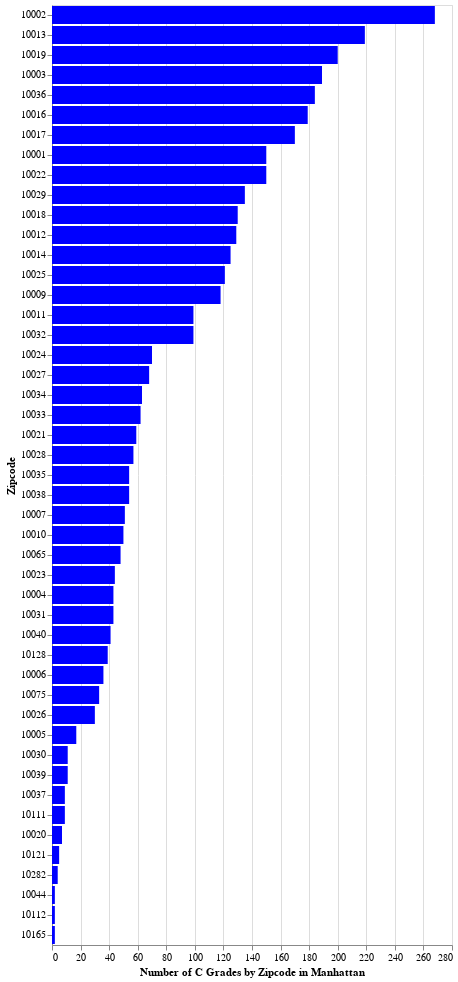

The notebook cell this image was saved under:
### Code cell
#Grade C Grades by Zipcode in Manhattan
alt.Chart(c_grade_zip_manhattan).mark_bar(color ='blue').encode(
    x=alt.X('sum(GRADE):Q', 
    axis=alt.Axis(title ='Number of C Grades by Zipcode in Manhattan')),

    y=alt.Y('ZIPCODE:N', 
        axis=alt.Axis(title ='Zipcode'),
        sort=alt.EncodingSortField(
            field="GRADE",  # The field to use for the sort
            op="sum",  # The operation to run on the field prior to sorting
            order="descending")  # The order to sort in
    )

)

### Figure 1 — Vega-Lite specification as saved in the notebook (floating-point values rounded to 4 significant figures)
{"config": {"view": {"continuousWidth": 400, "continuousHeight": 300}}, "data": {"name": "data-f1a06d3dd26da60788ebbe0e8b32be62"}, "mark": {"type": "bar", "color": "blue"}, "encoding": {"x": {"type": "quantitative", "aggregate": "sum", "axis": {"title": "Number of C Grades by Zipcode in Manhattan"}, "field": "GRADE"}, "y": {"type": "nominal", "axis": {"title": "Zipcode"}, "field": "ZIPCODE", "sort": {"field": "GRADE", "op": "sum", "order": "descending"}}}, "$schema": "https://vega.github.io/schema/vega-lite/v4.0.0.json", "datasets": {"data-f1a06d3dd26da60788ebbe0e8b32be62": [{"ZIPCODE": 10000.0, "CAMIS": 150, "DBA": 150, "BORO": 150, "BUILDING": 150, "STREET": 150, "PHONE": 150, "CUISINE DESCRIPTION": 150, "INSPECTION DATE": 150, "ACTION": 150, "VIOLATION CODE": 148, "VIOLATION DESCRIPTION": 148, "CRITICAL FLAG": 148, "SCORE": 150, "GRADE": 150, "GRADE DATE": 150, "RECORD DATE": 150, "INSPECTION TYPE": 150, "Latitude": 150, "Longitude": 150, "Community Board": 150, "Council District": 150, "Census Tract": 150, "BIN": 150, "BBL": 150, "NTA": 150}, {"ZIPCODE": 10000.0, "CAMIS": 268, "DBA": 268, "BORO": 268, "BUILDING": 268, "STREET": 268, "PHONE": 268, "CUISINE DESCRIPTION": 268, "INSPECTION DATE": 268, "ACTION": 268, "VIOLATION CODE": 267, "VIOLATION DESCRIPTION": 266, "CRITICAL FLAG": 266, "SCORE": 268, "GRADE": 268, "GRADE DATE": 268, "RECORD DATE": 268, "INSPECTION TYPE": 268, "Latitude": 268, "Longitude": 268, "Community Board": 268, "Council District": 268, "Census Tract": 268, "BIN": 268, "BBL": 268, "NTA": 268}, {"ZIPCODE": 10000.0, "CAMIS": 189, "DBA": 189, "BORO": 189, "BUILDING": 189, "STREET": 189, "PHONE": 189, "CUISINE DESCRIPTION": 189, "INSPECTION DATE": 189, "ACTION": 189, "VIOLATION CODE": 186, "VIOLATION DESCRIPTION": 186, "CRITICAL FLAG": 186, "SCORE": 189, "GRADE": 189, "GRADE DATE": 189, "RECORD DATE": 189, "INSPECTION TYPE": 189, "Latitude": 189, "Longitude": 189, "Community Board": 189, "Council District": 189, "Census Tract": 189, "BIN": 189, "BBL": 189, "NTA": 189}, {"ZIPCODE": 10000.0, "CAMIS": 43, "DBA": 43, "BORO": 43, "BUILDING": 43, "STREET": 43, "PHONE": 43, "CUISINE DESCRIPTION": 43, "INSPECTION DATE": 43, "ACTION": 43, "VIOLATION CODE": 43, "VIOLATION DESCRIPTION": 43, "CRITICAL FLAG": 43, "SCORE": 43, "GRADE": 43, "GRADE DATE": 43, "RECORD DATE": 43, "INSPECTION TYPE": 43, "Latitude": 43, "Longitude": 43, "Community Board": 43, "Council District": 43, "Census Tract": 43, "BIN": 43, "BBL": 43, "NTA": 43}, {"ZIPCODE": 10000.0, "CAMIS": 17, "DBA": 17, "BORO": 17, "BUILDING": 17, "STREET": 17, "PHONE": 17, "CUISINE DESCRIPTION": 17, "INSPECTION DATE": 17, "ACTION": 17, "VIOLATION CODE": 17, "VIOLATION DESCRIPTION": 17, "CRITICAL FLAG": 17, "SCORE": 17, "GRADE": 17, "GRADE DATE": 17, "RECORD DATE": 17, "INSPECTION TYPE": 17, "Latitude": 17, "Longitude": 17, "Community Board": 17, "Council District": 17, "Census Tract": 17, "BIN": 17, "BBL": 17, "NTA": 17}, {"ZIPCODE": 10010.0, "CAMIS": 36, "DBA": 36, "BORO": 36, "BUILDING": 36, "STREET": 36, "PHONE": 36, "CUISINE DESCRIPTION": 36, "INSPECTION DATE": 36, "ACTION": 36, "VIOLATION CODE": 36, "VIOLATION DESCRIPTION": 36, "CRITICAL FLAG": 36, "SCORE": 36, "GRADE": 36, "GRADE DATE": 36, "RECORD DATE": 36, "INSPECTION TYPE": 36, "Latitude": 36, "Longitude": 36, "Community Board": 36, "Council District": 36, "Census Tract": 36, "BIN": 36, "BBL": 36, "NTA": 36}, {"ZIPCODE": 10010.0, "CAMIS": 51, "DBA": 51, "BORO": 51, "BUILDING": 51, "STREET": 51, "PHONE": 51, "CUISINE DESCRIPTION": 51, "INSPECTION DATE": 51, "ACTION": 51, "VIOLATION CODE": 51, "VIOLATION DESCRIPTION": 51, "CRITICAL FLAG": 51, "SCORE": 51, "GRADE": 51, "GRADE DATE": 51, "RECORD DATE": 51, "INSPECTION TYPE": 51, "Latitude": 51, "Longitude": 51, "Community Board": 51, "Council District": 51, "Census Tract": 51, "BIN": 51, "BBL": 51, "NTA": 51}, {"ZIPCODE": 10010.0, "CAMIS": 118, "DBA": 118, "BORO": 118, "BUILDING": 118, "STREET": 118, "PHONE": 118, "CUISINE DESCRIPTION": 118, "INSPECTION DATE": 118, "ACTION": 118, "VIOLATION CODE": 117, "VIOLATION DESCRIPTION": 117, "CRITICAL FLAG": 117, "SCORE": 118, "GRADE": 118, "GRADE DATE": 118, "RECORD DATE": 118, "INSPECTION TYPE": 118, "Latitude": 118, "Longitude": 118, "Community Board": 118, "Council District": 118, "Census Tract": 118, "BIN": 118, "BBL": 118, "NTA": 118}, {"ZIPCODE": 10010.0, "CAMIS": 50, "DBA": 50, "BORO": 50, "BUILDING": 50, "STREET": 50, "PHONE": 50, "CUISINE DESCRIPTION": 50, "INSPECTION DATE": 50, "ACTION": 50, "VIOLATION CODE": 50, "VIOLATION DESCRIPTION": 50, "CRITICAL FLAG": 50, "SCORE": 50, "GRADE": 50, "GRADE DATE": 50, "RECORD DATE": 50, "INSPECTION TYPE": 50, "Latitude": 50, "Longitude": 50, "Community Board": 50, "Council District": 50, "Census Tract": 50, "BIN": 50, "BBL": 50, "NTA": 50}, {"ZIPCODE": 10010.0, "CAMIS": 99, "DBA": 99, "BORO": 99, "BUILDING": 99, "STREET": 99, "PHONE": 99, "CUISINE DESCRIPTION": 99, "INSPECTION DATE": 99, "ACTION": 99, "VIOLATION CODE": 99, "VIOLATION DESCRIPTION": 99, "CRITICAL FLAG": 99, "SCORE": 99, "GRADE": 99, "GRADE DATE": 99, "RECORD DATE": 99, "INSPECTION TYPE": 99, "Latitude": 99, "Longitude": 99, "Community Board": 99, "Council District": 99, "Census Tract": 99, "BIN": 99, "BBL": 99, "NTA": 99}, {"ZIPCODE": 10010.0, "CAMIS": 129, "DBA": 129, "BORO": 129, "BUILDING": 129, "STREET": 129, "PHONE": 129, "CUISINE DESCRIPTION": 129, "INSPECTION DATE": 129, "ACTION": 129, "VIOLATION CODE": 128, "VIOLATION DESCRIPTION": 128, "CRITICAL FLAG": 128, "SCORE": 129, "GRADE": 129, "GRADE DATE": 129, "RECORD DATE": 129, "INSPECTION TYPE": 129, "Latitude": 129, "Longitude": 129, "Community Board": 129, "Council District": 129, "Census Tract": 129, "BIN": 129, "BBL": 129, "NTA": 129}, {"ZIPCODE": 10010.0, "CAMIS": 219, "DBA": 219, "BORO": 219, "BUILDING": 219, "STREET": 219, "PHONE": 219, "CUISINE DESCRIPTION": 219, "INSPECTION DATE": 219, "ACTION": 219, "VIOLATION CODE": 215, "VIOLATION DESCRIPTION": 213, "CRITICAL FLAG": 213, "SCORE": 219, "GRADE": 219, "GRADE DATE": 219, "RECORD DATE": 219, "INSPECTION TYPE": 219, "Latitude": 219, "Longitude": 219, "Community Board": 219, "Council District": 219, "Census Tract": 219, "BIN": 219, "BBL": 219, "NTA": 219}, {"ZIPCODE": 10010.0, "CAMIS": 125, "DBA": 125, "BORO": 125, "BUILDING": 125, "STREET": 125, "PHONE": 125, "CUISINE DESCRIPTION": 125, "INSPECTION DATE": 125, "ACTION": 125, "VIOLATION CODE": 125, "VIOLATION DESCRIPTION": 125, "CRITICAL FLAG": 125, "SCORE": 125, "GRADE": 125, "GRADE DATE": 125, "RECORD DATE": 125, "INSPECTION TYPE": 125, "Latitude": 125, "Longitude": 125, "Community Board": 125, "Council District": 125, "Census Tract": 125, "BIN": 125, "BBL": 125, "NTA": 125}, {"ZIPCODE": 10020.0, "CAMIS": 179, "DBA": 179, "BORO": 179, "BUILDING": 179, "STREET": 179, "PHONE": 179, "CUISINE DESCRIPTION": 179, "INSPECTION DATE": 179, "ACTION": 179, "VIOLATION CODE": 179, "VIOLATION DESCRIPTION": 179, "CRITICAL FLAG": 179, "SCORE": 179, "GRADE": 179, "GRADE DATE": 179, "RECORD DATE": 179, "INSPECTION TYPE": 179, "Latitude": 179, "Longitude": 179, "Community Board": 179, "Council District": 179, "Census Tract": 179, "BIN": 179, "BBL": 179, "NTA": 179}, {"ZIPCODE": 10020.0, "CAMIS": 170, "DBA": 170, "BORO": 170, "BUILDING": 170, "STREET": 170, "PHONE": 170, "CUISINE DESCRIPTION": 170, "INSPECTION DATE": 170, "ACTION": 170, "VIOLATION CODE": 170, "VIOLATION DESCRIPTION": 170, "CRITICAL FLAG": 170, "SCORE": 170, "GRADE": 170, "GRADE DATE": 170, "RECORD DATE": 170, "INSPECTION TYPE": 170, "Latitude": 170, "Longitude": 170, "Community Board": 170, "Council District": 170, "Census Tract": 170, "BIN": 170, "BBL": 170, "NTA": 170}, {"ZIPCODE": 10020.0, "CAMIS": 130, "DBA": 130, "BORO": 130, "BUILDING": 130, "STREET": 130, "PHONE": 130, "CUISINE DESCRIPTION": 130, "INSPECTION DATE": 130, "ACTION": 130, "VIOLATION CODE": 130, "VIOLATION DESCRIPTION": 130, "CRITICAL FLAG": 130, "SCORE": 130, "GRADE": 130, "GRADE DATE": 130, "RECORD DATE": 130, "INSPECTION TYPE": 130, "Latitude": 130, "Longitude": 130, "Community Board": 130, "Council District": 130, "Census Tract": 130, "BIN": 130, "BBL": 130, "NTA": 130}, {"ZIPCODE": 10020.0, "CAMIS": 200, "DBA": 200, "BORO": 200, "BUILDING": 200, "STREET": 200, "PHONE": 200, "CUISINE DESCRIPTION": 200, "INSPECTION DATE": 200, "ACTION": 200, "VIOLATION CODE": 199, "VIOLATION DESCRIPTION": 197, "CRITICAL FLAG": 197, "SCORE": 200, "GRADE": 200, "GRADE DATE": 200, "RECORD DATE": 200, "INSPECTION TYPE": 200, "Latitude": 200, "Longitude": 200, "Community Board": 200, "Council District": 200, "Census Tract": 200, "BIN": 199, "BBL": 200, "NTA": 200}, {"ZIPCODE": 10020.0, "CAMIS": 7, "DBA": 7, "BORO": 7, "BUILDING": 7, "STREET": 7, "PHONE": 7, "CUISINE DESCRIPTION": 7, "INSPECTION DATE": 7, "ACTION": 7, "VIOLATION CODE": 7, "VIOLATION DESCRIPTION": 7, "CRITICAL FLAG": 7, "SCORE": 7, "GRADE": 7, "GRADE DATE": 7, "RECORD DATE": 7, "INSPECTION TYPE": 7, "Latitude": 7, "Longitude": 7, "Community Board": 7, "Council District": 7, "Census Tract": 7, "BIN": 7, "BBL": 7, "NTA": 7}, {"ZIPCODE": 10020.0, "CAMIS": 59, "DBA": 59, "BORO": 59, "BUILDING": 59, "STREET": 59, "PHONE": 59, "CUISINE DESCRIPTION": 59, "INSPECTION DATE": 59, "ACTION": 59, "VIOLATION CODE": 59, "VIOLATION DESCRIPTION": 59, "CRITICAL FLAG": 59, "SCORE": 59, "GRADE": 59, "GRADE DATE": 59, "RECORD DATE": 59, "INSPECTION TYPE": 59, "Latitude": 59, "Longitude": 59, "Community Board": 59, "Council District": 59, "Census Tract": 59, "BIN": 59, "BBL": 59, "NTA": 59}, {"ZIPCODE": 10020.0, "CAMIS": 150, "DBA": 150, "BORO": 150, "BUILDING": 150, "STREET": 150, "PHONE": 150, "CUISINE DESCRIPTION": 150, "INSPECTION DATE": 150, "ACTION": 150, "VIOLATION CODE": 147, "VIOLATION DESCRIPTION": 147, "CRITICAL FLAG": 147, "SCORE": 150, "GRADE": 150, "GRADE DATE": 150, "RECORD DATE": 150, "INSPECTION TYPE": 150, "Latitude": 150, "Longitude": 150, "Community Board": 150, "Council District": 150, "Census Tract": 150, "BIN": 150, "BBL": 150, "NTA": 150}, {"ZIPCODE": 10020.0, "CAMIS": 44, "DBA": 44, "BORO": 44, "BUILDING": 44, "STREET": 44, "PHONE": 44, "CUISINE DESCRIPTION": 44, "INSPECTION DATE": 44, "ACTION": 44, "VIOLATION CODE": 44, "VIOLATION DESCRIPTION": 44, "CRITICAL FLAG": 44, "SCORE": 44, "GRADE": 44, "GRADE DATE": 44, "RECORD DATE": 44, "INSPECTION TYPE": 44, "Latitude": 44, "Longitude": 44, "Community Board": 44, "Council District": 44, "Census Tract": 44, "BIN": 44, "BBL": 44, "NTA": 44}, {"ZIPCODE": 10020.0, "CAMIS": 70, "DBA": 70, "BORO": 70, "BUILDING": 70, "STREET": 70, "PHONE": 70, "CUISINE DESCRIPTION": 70, "INSPECTION DATE": 70, "ACTION": 70, "VIOLATION CODE": 70, "VIOLATION DESCRIPTION": 70, "CRITICAL FLAG": 70, "SCORE": 70, "GRADE": 70, "GRADE DATE": 70, "RECORD DATE": 70, "INSPECTION TYPE": 70, "Latitude": 70, "Longitude": 70, "Community Board": 70, "Council District": 70, "Census Tract": 70, "BIN": 70, "BBL": 70, "NTA": 70}, {"ZIPCODE": 10020.0, "CAMIS": 121, "DBA": 121, "BORO": 121, "BUILDING": 121, "STREET": 121, "PHONE": 121, "CUISINE DESCRIPTION": 121, "INSPECTION DATE": 121, "ACTION": 121, "VIOLATION CODE": 121, "VIOLATION DESCRIPTION": 121, "CRITICAL FLAG": 121, "SCORE": 121, "GRADE": 121, "GRADE DATE": 121, "RECORD DATE": 121, "INSPECTION TYPE": 121, "Latitude": 121, "Longitude": 121, "Community Board": 121, "Council District": 121, "Census Tract": 121, "BIN": 121, "BBL": 121, "NTA": 121}, {"ZIPCODE": 10030.0, "CAMIS": 30, "DBA": 30, "BORO": 30, "BUILDING": 30, "STREET": 30, "PHONE": 30, "CUISINE DESCRIPTION": 30, "INSPECTION DATE": 30, "ACTION": 30, "VIOLATION CODE": 30, "VIOLATION DESCRIPTION": 30, "CRITICAL FLAG": 30, "SCORE": 30, "GRADE": 30, "GRADE DATE": 30, "RECORD DATE": 30, "INSPECTION TYPE": 30, "Latitude": 30, "Longitude": 30, "Community Board": 30, "Council District": 30, "Census Tract": 30, "BIN": 30, "BBL": 30, "NTA": 30}, {"ZIPCODE": 10030.0, "CAMIS": 68, "DBA": 68, "BORO": 68, "BUILDING": 68, "STREET": 68, "PHONE": 68, "CUISINE DESCRIPTION": 68, "INSPECTION DATE": 68, "ACTION": 68, "VIOLATION CODE": 68, "VIOLATION DESCRIPTION": 68, "CRITICAL FLAG": 68, "SCORE": 68, "GRADE": 68, "GRADE DATE": 68, "RECORD DATE": 68, "INSPECTION TYPE": 68, "Latitude": 68, "Longitude": 68, "Community Board": 68, "Council District": 68, "Census Tract": 68, "BIN": 68, "BBL": 68, "NTA": 68}, {"ZIPCODE": 10030.0, "CAMIS": 57, "DBA": 57, "BORO": 57, "BUILDING": 57, "STREET": 57, "PHONE": 57, "CUISINE DESCRIPTION": 57, "INSPECTION DATE": 57, "ACTION": 57, "VIOLATION CODE": 57, "VIOLATION DESCRIPTION": 57, "CRITICAL FLAG": 57, "SCORE": 57, "GRADE": 57, "GRADE DATE": 57, "RECORD DATE": 57, "INSPECTION TYPE": 57, "Latitude": 57, "Longitude": 57, "Community Board": 57, "Council District": 57, "Census Tract": 57, "BIN": 57, "BBL": 57, "NTA": 57}, {"ZIPCODE": 10030.0, "CAMIS": 135, "DBA": 135, "BORO": 135, "BUILDING": 135, "STREET": 135, "PHONE": 135, "CUISINE DESCRIPTION": 135, "INSPECTION DATE": 135, "ACTION": 135, "VIOLATION CODE": 134, "VIOLATION DESCRIPTION": 134, "CRITICAL FLAG": 134, "SCORE": 135, "GRADE": 135, "GRADE DATE": 135, "RECORD DATE": 135, "INSPECTION TYPE": 135, "Latitude": 135, "Longitude": 135, "Community Board": 135, "Council District": 135, "Census Tract": 135, "BIN": 132, "BBL": 135, "NTA": 135}, {"ZIPCODE": 10030.0, "CAMIS": 11, "DBA": 11, "BORO": 11, "BUILDING": 11, "STREET": 11, "PHONE": 11, "CUISINE DESCRIPTION": 11, "INSPECTION DATE": 11, "ACTION": 11, "VIOLATION CODE": 11, "VIOLATION DESCRIPTION": 11, "CRITICAL FLAG": 11, "SCORE": 11, "GRADE": 11, "GRADE DATE": 11, "RECORD DATE": 11, "INSPECTION TYPE": 11, "Latitude": 11, "Longitude": 11, "Community Board": 11, "Council District": 11, "Census Tract": 11, "BIN": 11, "BBL": 11, "NTA": 11}, {"ZIPCODE": 10030.0, "CAMIS": 43, "DBA": 43, "BORO": 43, "BUILDING": 43, "STREET": 43, "PHONE": 43, "CUISINE DESCRIPTION": 43, "INSPECTION DATE": 43, "ACTION": 43, "VIOLATION CODE": 43, "VIOLATION DESCRIPTION": 43, "CRITICAL FLAG": 43, "SCORE": 43, "GRADE": 43, "GRADE DATE": 43, "RECORD DATE": 43, "INSPECTION TYPE": 43, "Latitude": 43, "Longitude": 43, "Community Board": 43, "Council District": 43, "Census Tract": 43, "BIN": 43, "BBL": 43, "NTA": 43}, {"ZIPCODE": 10030.0, "CAMIS": 99, "DBA": 99, "BORO": 99, "BUILDING": 99, "STREET": 99, "PHONE": 99, "CUISINE DESCRIPTION": 99, "INSPECTION DATE": 99, "ACTION": 99, "VIOLATION CODE": 99, "VIOLATION DESCRIPTION": 99, "CRITICAL FLAG": 99, "SCORE": 99, "GRADE": 99, "GRADE DATE": 99, "RECORD DATE": 99, "INSPECTION TYPE": 99, "Latitude": 99, "Longitude": 99, "Community Board": 99, "Council District": 99, "Census Tract": 99, "BIN": 99, "BBL": 99, "NTA": 99}, {"ZIPCODE": 10030.0, "CAMIS": 62, "DBA": 62, "BORO": 62, "BUILDING": 62, "STREET": 62, "PHONE": 62, "CUISINE DESCRIPTION": 62, "INSPECTION DATE": 62, "ACTION": 62, "VIOLATION CODE": 62, "VIOLATION DESCRIPTION": 62, "CRITICAL FLAG": 62, "SCORE": 62, "GRADE": 62, "GRADE DATE": 62, "RECORD DATE": 62, "INSPECTION TYPE": 62, "Latitude": 62, "Longitude": 62, "Community Board": 62, "Council District": 62, "Census Tract": 62, "BIN": 62, "BBL": 62, "NTA": 62}, {"ZIPCODE": 10030.0, "CAMIS": 63, "DBA": 63, "BORO": 63, "BUILDING": 63, "STREET": 63, "PHONE": 63, "CUISINE DESCRIPTION": 63, "INSPECTION DATE": 63, "ACTION": 63, "VIOLATION CODE": 63, "VIOLATION DESCRIPTION": 63, "CRITICAL FLAG": 63, "SCORE": 63, "GRADE": 63, "GRADE DATE": 63, "RECORD DATE": 63, "INSPECTION TYPE": 63, "Latitude": 63, "Longitude": 63, "Community Board": 63, "Council District": 63, "Census Tract": 63, "BIN": 63, "BBL": 63, "NTA": 63}, {"ZIPCODE": 10040.0, "CAMIS": 54, "DBA": 54, "BORO": 54, "BUILDING": 54, "STREET": 54, "PHONE": 54, "CUISINE DESCRIPTION": 54, "INSPECTION DATE": 54, "ACTION": 54, "VIOLATION CODE": 53, "VIOLATION DESCRIPTION": 53, "CRITICAL FLAG": 53, "SCORE": 54, "GRADE": 54, "GRADE DATE": 54, "RECORD DATE": 54, "INSPECTION TYPE": 54, "Latitude": 54, "Longitude": 54, "Community Board": 54, "Council District": 54, "Census Tract": 54, "BIN": 54, "BBL": 54, "NTA": 54}, {"ZIPCODE": 10040.0, "CAMIS": 184, "DBA": 184, "BORO": 184, "BUILDING": 184, "STREET": 184, "PHONE": 184, "CUISINE DESCRIPTION": 184, "INSPECTION DATE": 184, "ACTION": 184, "VIOLATION CODE": 184, "VIOLATION DESCRIPTION": 184, "CRITICAL FLAG": 184, "SCORE": 184, "GRADE": 184, "GRADE DATE": 184, "RECORD DATE": 184, "INSPECTION TYPE": 184, "Latitude": 184, "Longitude": 184, "Community Board": 184, "Council District": 184, "Census Tract": 184, "BIN": 184, "BBL": 184, "NTA": 184}, {"ZIPCODE": 10040.0, "CAMIS": 9, "DBA": 9, "BORO": 9, "BUILDING": 9, "STREET": 9, "PHONE": 9, "CUISINE DESCRIPTION": 9, "INSPECTION DATE": 9, "ACTION": 9, "VIOLATION CODE": 9, "VIOLATION DESCRIPTION": 8, "CRITICAL FLAG": 8, "SCORE": 9, "GRADE": 9, "GRADE DATE": 9, "RECORD DATE": 9, "INSPECTION TYPE": 9, "Latitude": 9, "Longitude": 9, "Community Board": 9, "Council District": 9, "Census Tract": 9, "BIN": 9, "BBL": 9, "NTA": 9}, {"ZIPCODE": 10040.0, "CAMIS": 54, "DBA": 54, "BORO": 54, "BUILDING": 54, "STREET": 54, "PHONE": 54, "CUISINE DESCRIPTION": 54, "INSPECTION DATE": 54, "ACTION": 54, "VIOLATION CODE": 52, "VIOLATION DESCRIPTION": 51, "CRITICAL FLAG": 51, "SCORE": 54, "GRADE": 54, "GRADE DATE": 54, "RECORD DATE": 54, "INSPECTION TYPE": 54, "Latitude": 54, "Longitude": 54, "Community Board": 54, "Council District": 54, "Census Tract": 54, "BIN": 54, "BBL": 54, "NTA": 54}, {"ZIPCODE": 10040.0, "CAMIS": 11, "DBA": 11, "BORO": 11, "BUILDING": 11, "STREET": 11, "PHONE": 11, "CUISINE DESCRIPTION": 11, "INSPECTION DATE": 11, "ACTION": 11, "VIOLATION CODE": 11, "VIOLATION DESCRIPTION": 11, "CRITICAL FLAG": 11, "SCORE": 11, "GRADE": 11, "GRADE DATE": 11, "RECORD DATE": 11, "INSPECTION TYPE": 11, "Latitude": 11, "Longitude": 11, "Community Board": 11, "Council District": 11, "Census Tract": 11, "BIN": 11, "BBL": 11, "NTA": 11}, {"ZIPCODE": 10040.0, "CAMIS": 41, "DBA": 41, "BORO": 41, "BUILDING": 41, "STREET": 41, "PHONE": 41, "CUISINE DESCRIPTION": 41, "INSPECTION DATE": 41, "ACTION": 41, "VIOLATION CODE": 41, "VIOLATION DESCRIPTION": 41, "CRITICAL FLAG": 41, "SCORE": 41, "GRADE": 41, "GRADE DATE": 41, "RECORD DATE": 41, "INSPECTION TYPE": 41, "Latitude": 41, "Longitude": 41, "Community Board": 41, "Council District": 41, "Census Tract": 41, "BIN": 41, "BBL": 41, "NTA": 41}, {"ZIPCODE": 10040.0, "CAMIS": 2, "DBA": 2, "BORO": 2, "BUILDING": 2, "STREET": 2, "PHONE": 2, "CUISINE DESCRIPTION": 2, "INSPECTION DATE": 2, "ACTION": 2, "VIOLATION CODE": 2, "VIOLATION DESCRIPTION": 2, "CRITICAL FLAG": 2, "SCORE": 2, "GRADE": 2, "GRADE DATE": 2, "RECORD DATE": 2, "INSPECTION TYPE": 2, "Latitude": 2, "Longitude": 2, "Community Board": 2, "Council District": 2, "Census Tract": 2, "BIN": 2, "BBL": 2, "NTA": 2}, {"ZIPCODE": 10060.0, "CAMIS": 48, "DBA": 48, "BORO": 48, "BUILDING": 48, "STREET": 48, "PHONE": 48, "CUISINE DESCRIPTION": 48, "INSPECTION DATE": 48, "ACTION": 48, "VIOLATION CODE": 48, "VIOLATION DESCRIPTION": 47, "CRITICAL FLAG": 47, "SCORE": 48, "GRADE": 48, "GRADE DATE": 48, "RECORD DATE": 48, "INSPECTION TYPE": 48, "Latitude": 48, "Longitude": 48, "Community Board": 48, "Council District": 48, "Census Tract": 48, "BIN": 48, "BBL": 48, "NTA": 48}, {"ZIPCODE": 10080.0, "CAMIS": 33, "DBA": 33, "BORO": 33, "BUILDING": 33, "STREET": 33, "PHONE": 33, "CUISINE DESCRIPTION": 33, "INSPECTION DATE": 33, "ACTION": 33, "VIOLATION CODE": 33, "VIOLATION DESCRIPTION": 33, "CRITICAL FLAG": 33, "SCORE": 33, "GRADE": 33, "GRADE DATE": 33, "RECORD DATE": 33, "INSPECTION TYPE": 33, "Latitude": 33, "Longitude": 33, "Community Board": 33, "Council District": 33, "Census Tract": 33, "BIN": 33, "BBL": 33, "NTA": 33}, {"ZIPCODE": 10110.0, "CAMIS": 9, "DBA": 9, "BORO": 9, "BUILDING": 9, "STREET": 9, "PHONE": 9, "CUISINE DESCRIPTION": 9, "INSPECTION DATE": 9, "ACTION": 9, "VIOLATION CODE": 9, "VIOLATION DESCRIPTION": 9, "CRITICAL FLAG": 9, "SCORE": 9, "GRADE": 9, "GRADE DATE": 9, "RECORD DATE": 9, "INSPECTION TYPE": 9, "Latitude": 9, "Longitude": 9, "Community Board": 9, "Council District": 9, "Census Tract": 9, "BIN": 9, "BBL": 9, "NTA": 9}, {"ZIPCODE": 10110.0, "CAMIS": 2, "DBA": 2, "BORO": 2, "BUILDING": 2, "STREET": 2, "PHONE": 2, "CUISINE DESCRIPTION": 2, "INSPECTION DATE": 2, "ACTION": 2, "VIOLATION CODE": 2, "VIOLATION DESCRIPTION": 2, "CRITICAL FLAG": 2, "SCORE": 2, "GRADE": 2, "GRADE DATE": 2, "RECORD DATE": 2, "INSPECTION TYPE": 2, "Latitude": 2, "Longitude": 2, "Community Board": 2, "Council District": 2, "Census Tract": 2, "BIN": 2, "BBL": 2, "NTA": 2}, {"ZIPCODE": 10120.0, "CAMIS": 5, "DBA": 5, "BORO": 5, "BUILDING": 5, "STREET": 5, "PHONE": 5, "CUISINE DESCRIPTION": 5, "INSPECTION DATE": 5, "ACTION": 5, "VIOLATION CODE": 5, "VIOLATION DESCRIPTION": 5, "CRITICAL FLAG": 5, "SCORE": 5, "GRADE": 5, "GRADE DATE": 5, "RECORD DATE": 5, "INSPECTION TYPE": 5, "Latitude": 5, "Longitude": 5, "Community Board": 5, "Council District": 5, "Census Tract": 5, "BIN": 5, "BBL": 5, "NTA": 5}, {"ZIPCODE": 10130.0, "CAMIS": 39, "DBA": 39, "BORO": 39, "BUILDING": 39, "STREET": 39, "PHONE": 39, "CUISINE DESCRIPTION": 39, "INSPECTION DATE": 39, "ACTION": 39, "VIOLATION CODE": 39, "VIOLATION DESCRIPTION": 39, "CRITICAL FLAG": 39, "SCORE": 39, "GRADE": 39, "GRADE DATE": 39, "RECORD DATE": 39, "INSPECTION TYPE": 39, "Latitude": 39, "Longitude": 39, "Community Board": 39, "Council District": 39, "Census Tract": 39, "BIN": 39, "BBL": 39, "NTA": 39}, {"ZIPCODE": 10160.0, "CAMIS": 2, "DBA": 2, "BORO": 2, "BUILDING": 2, "STREET": 2, "PHONE": 2, "CUISINE DESCRIPTION": 2, "INSPECTION DATE": 2, "ACTION": 2, "VIOLATION CODE": 2, "VIOLATION DESCRIPTION": 2, "CRITICAL FLAG": 2, "SCORE": 2, "GRADE": 2, "GRADE DATE": 2, "RECORD DATE": 2, "INSPECTION TYPE": 2, "Latitude": 2, "Longitude": 2, "Community Board": 2, "Council District": 2, "Census Tract": 2, "BIN": 2, "BBL": 2, "NTA": 2}, {"ZIPCODE": 10280.0, "CAMIS": 4, "DBA": 4, "BORO": 4, "BUILDING": 4, "STREET": 4, "PHONE": 4, "CUISINE DESCRIPTION": 4, "INSPECTION DATE": 4, "ACTION": 4, "VIOLATION CODE": 4, "VIOLATION DESCRIPTION": 4, "CRITICAL FLAG": 4, "SCORE": 4, "GRADE": 4, "GRADE DATE": 4, "RECORD DATE": 4, "INSPECTION TYPE": 4, "Latitude": 4, "Longitude": 4, "Community Board": 4, "Council District": 4, "Census Tract": 4, "BIN": 4, "BBL": 4, "NTA": 4}]}}
